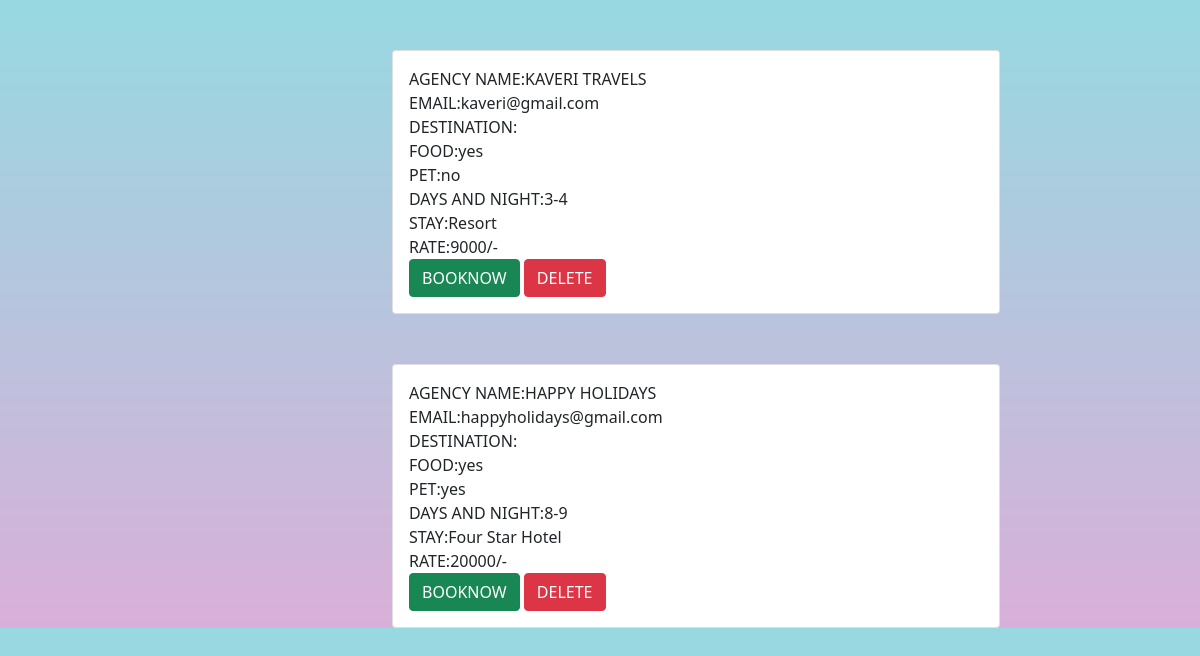
The page /bonvoyage_app/wishdetail/ on the database its author committed.
### bonvoyage_app/models.py (models this page shows)
class wishmodel(models.Model):
    agency = models.CharField(max_length=30)
    email = models.EmailField()
    state = models.CharField(max_length=30)
    spots = models.CharField(max_length=500)
    food = models.CharField(max_length=30)
    pet = models.CharField(max_length=30)
    duration = models.CharField(max_length=30)
    cab = models.CharField(max_length=30)
    stay = models.CharField(max_length=30)
    rate = models.CharField(max_length=30)

### bonvoyage_app/views.py (the view)
# urls.py: path('wishdetail/',wishdetail),
def wishdetail(request):
    a=wishmodel.objects.all()
    return render(request,'wishlist.html',{'a':a})

### bonvoyage_app/templates/wishlist.html (shortened to what this page needs)
<!DOCTYPE html>
<html lang="en">
<head>
    <link href="https://cdn.jsdelivr.net/npm/bootstrap@5.0.2/dist/css/bootstrap.min.css" rel="stylesheet"
>
</head>
<body id="a">
<form method="post">{% csrf_token %}
    {% for i in a %}
    <div class="container">
        <div class="card" style="margin-top:50px;width: 38rem;margin-left:350px;">
            <div class="card-body">
                <label>AGENCY NAME:{{i.agency}}</label><br>
                <label>EMAIL:{{i.email}}</label><br>
                <label>DESTINATION:{{i.destina}}</label><br>
                <label>FOOD:{{i.food}}</label><br>
                <label>PET:{{i.pet}}</label><br>
                <label>DAYS AND NIGHT:{{i.duration}}</label><br>
                <label>STAY:{{i.stay}}</label><br>
                <label>RATE:{{i.rate}}</label><br>
                <a href="http://127.0.0.1:8000/bonvoyage_app/bookpackage/{{i.id}}" class="btn btn-success">BOOKNOW</a>
                <a href="http://127.0.0.1:8000/bonvoyage_app/removewish/{{i.id}}" class="btn btn-danger">DELETE</a>
            </div>
        </div>
    </div>
    {% endfor %}
</form>
</body>
</html>

### bonvoyage_app/templates/wishlist.html (style rules this page uses)
#a { background-color: #D9AFD9; background-image: linear-gradient(0deg, #D9AFD9 0%, #97D9E1 100%); }

### rows shown on the page
wishmodel: agency "KAVERI TRAVELS", email "kaveri@gmail.com", food "yes", pet "no", duration "3-4", stay "Resort", rate "9000/-"
wishmodel: agency "HAPPY HOLIDAYS", email "happyholidays@gmail.com", food "yes", pet "yes", duration "8-9", stay "Four Star Hotel", rate "20000/-"
